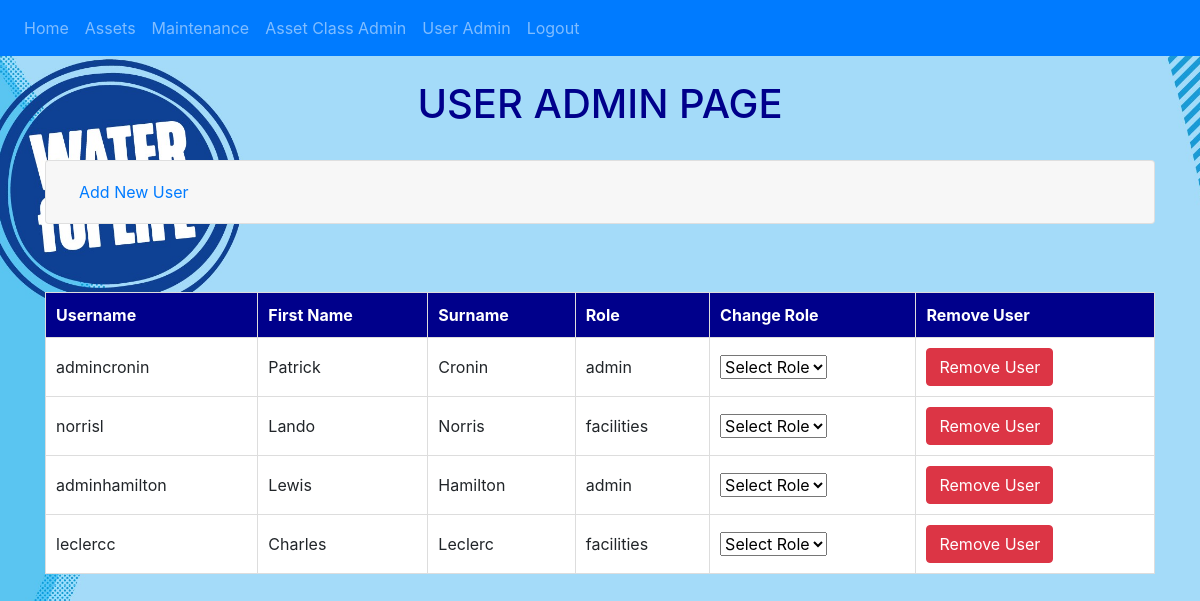
/useradmin (signed in), run on an earlier commit of the app's database.
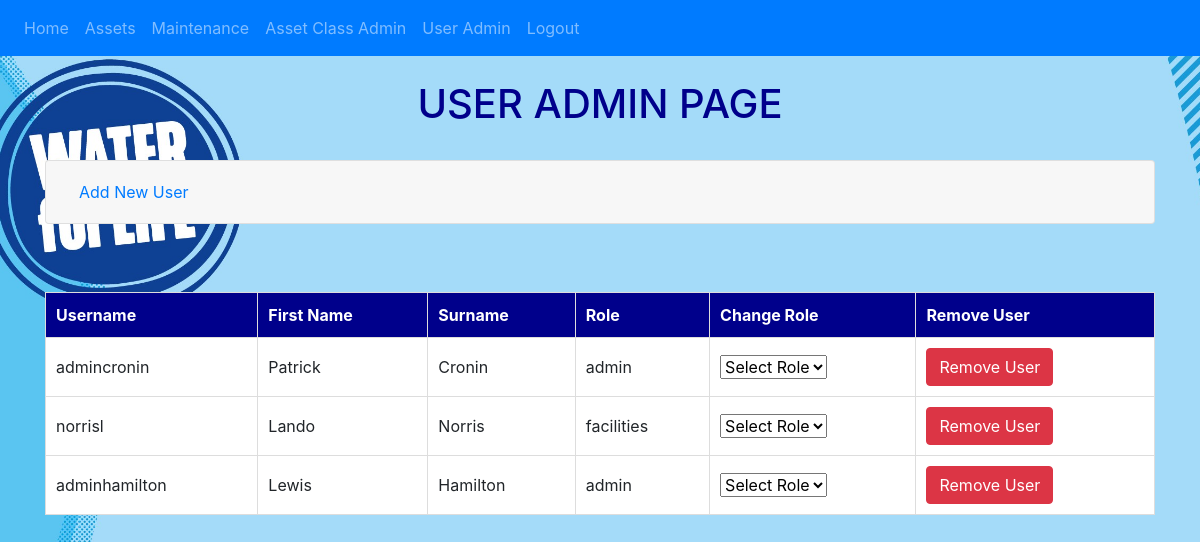
And on a later commit of the database.
### website/models.py (models this page shows)
class User(db.Model, UserMixin):
    id = db.Column(db.Integer, primary_key=True, autoincrement=True)
    username = db.Column(db.String(20), unique=True, nullable=False)
    first_name = db.Column(db.String(50), nullable=False)
    surname = db.Column(db.String(150), nullable=False)
    role = db.Column(db.String(20), nullable=False)
    password = db.Column(db.String(255), nullable=False)

### website/auth.py (the view, shortened to what this page needs)
@auth.route('/useradmin', methods=['GET', 'POST'])
@login_required
def useradmin():
    UserList = db.session.query(User.id, User.username, User.first_name, User.surname, User.role).all()
    RolesList = ROLES
    return render_template('useradmin.html', user=current_user, user_list=UserList)

### website/__init__.py (called while the page is built)
def create_app():
    app = Flask(__name__)
    app.config.from_object('config.Config')
    db.init_app(app)
    from .views import  views
    from .auth import auth
    app.register_blueprint(views, url_prefix='/')
    app.register_blueprint(auth, url_prefix='/')
    from .models import User, Assetclass, Asset, Maintenance
    with app.app_context():
        db.create_all()
    login_manager = LoginManager()
    login_manager.login_view = 'auth.login'
    try:
        login_manager.init_app(app)
        @login_manager.user_loader
        def load_user(id):
            return User.query.get(int(id))
    except Exception as e:
        logging.error(f"Error loading user {id}: {e}")
        return None
    return app

### website/templates/useradmin.html (shortened to what this page needs)
{% extends "base.html" %}
{% block content %}<br><h1 style="text-align: center; color: darkblue">USER ADMIN PAGE</h1><br>
<div class="accordion" id="userAdminAccordion">
<div class="card">
    <div class="card-header" id="headingAddUser">
        <h2 class="mb-0">
            <button class="btn btn-link btn-block text-left" type="button" data-toggle="collapse" data-target="#collapseAddUser" aria-expanded="false" aria-controls="collapseAddUser">
                Add New User
            </button>
        </h2>
    </div>
</div>
</div>
<br>
<br>
<table>
    <thead>
        <tr>
            <th>Username</th>
            <th>First Name</th>
            <th>Surname</th>
            <th>Role</th>
            <th>Change Role</th>
            <th>Remove User</th>
        </tr>
    </thead>
    <tbody>
        {% for user in user_list %}
        <tr>
            <td>{{user.username}}</td>
            <td>{{user.first_name}}</td>
            <td>{{user.surname}}</td>
            <td>{{user.role}}</td>
            <td>
                <form action="{{ url_for('views.update_role', id=user.id) }}" method="POST">
                    <select name="role" onchange="confirmRoleChange(this.form, this.value)">
                        <option value="">Select Role</option>
                    </select>
                </form>
            </td>
            <td>
                <form action="{{ url_for('views.delete_user', id=user.id) }}" method="POST" onsubmit="return confirm('Are you sure that you want to remove this user?');">
                    <button type="submit" class="btn btn-danger">Remove User</button>
                </form>
            </td>
        </tr>
        {% endfor %}
    </tbody>
</table>
{% endblock %}

### website/templates/base.html (shortened to what this page needs)
<!DOCTYPE html>
<html lang="en">
<head>
     <link
      rel="stylesheet"
      href="https://stackpath.bootstrapcdn.com/bootstrap/4.4.1/css/bootstrap.min.css"
    />
    <link
      rel="stylesheet"
      href="https://stackpath.bootstrapcdn.com/font-awesome/4.7.0/css/font-awesome.min.css"
    />
</head>
<body>
    <nav class="navbar navbar-expand-lg navbar-dark bg-primary">
        <div class="collapse navbar-collapse" id="navbar">
            <div class="navbar-nav">
                {% if user.is_authenticated %}
                <a class="nav-item nav-link" href="/">Home</a>
                <a class="nav-item nav-link" href="/assets">Assets</a>
                <a class="nav-item nav-link" href="/maintenance">Maintenance</a>
                <a class="nav-item nav-link" href="/assetclassadmin">Asset Class Admin</a>
                <a class="nav-item nav-link" href="/useradmin">User Admin</a>
                <a class="nav-item nav-link" href="/logout" onclick="return confirmLogOut()">Logout</a>
                {% else %}
                <a class="nav-item nav-link" href="/login">Login</a>
                {% endif %}
            </div>
        </div>
    </nav>
    <div class="container">
    {% block content %}
    {% endblock %}
    </div>
</body>
</html>

### website/templates/base.html (style rules this page uses)
table { width: 100%; margin: 20px auto; border-collapse: collapse; }
th, td { padding: 10px; text-align: left; border: 1px solid #ddd; }
th { background-color: darkblue; color: white; }
td { background-color: white; }
form { display: inline; }

What changed in the data, as far as the page shows it:
removed User: username "leclercc", first_name "Charles", surname "Leclerc", role "facilities"
